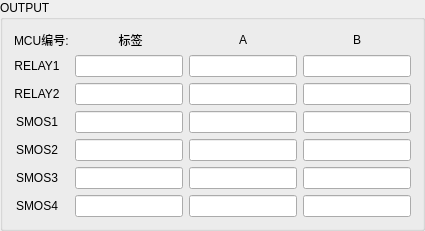
             <widget class="QGroupBox" name="groupBox_9">
              <property name="styleSheet">
               <string notr="true"/>
              </property>
              <property name="title">
               <string>OUTPUT</string>
              </property>
              <layout class="QGridLayout" name="gridLayout_13">
               <item row="0" column="3">
                <widget class="QLabel" name="label_29">
                 <property name="text">
                  <string>A</string>
                 </property>
                 <property name="alignment">
                  <set>Qt::AlignCenter</set>
                 </property>
                </widget>
               </item>
               <item row="0" column="0" colspan="2">
                <widget class="QLabel" name="label_28">
                 <property name="text">
                  <string>MCU编号:</string>
                 </property>
                 <property name="alignment">
                  <set>Qt::AlignLeading|Qt::AlignLeft|Qt::AlignVCenter</set>
                 </property>
                </widget>
               </item>
               <item row="1" column="0">
                <widget class="QLabel" name="label_31">
                 <property name="text">
                  <string>RELAY1</string>
                 </property>
                 <property name="alignment">
                  <set>Qt::AlignCenter</set>
                 </property>
                </widget>
               </item>
               <item row="1" column="4">
                <widget class="QLineEdit" name="B_RELAY1_lineEdit">
                 <property name="minimumSize">
                  <size>
                   <width>0</width>
                   <height>20</height>
                  </size>
                 </property>
                 <property name="readOnly">
                  <bool>true</bool>
                 </property>
                </widget>
               </item>
               <item row="0" column="4">
                <widget class="QLabel" name="label_30">
                 <property name="text">
                  <string>B</string>
                 </property>
                 <property name="alignment">
                  <set>Qt::AlignCenter</set>
                 </property>
                </widget>
               </item>
               <item row="2" column="0">
                <widget class="QLabel" name="label_32">
                 <property name="text">
                  <string>RELAY2</string>
                 </property>
                 <property name="alignment">
                  <set>Qt::AlignCenter</set>
                 </property>
                </widget>
               </item>
               <item row="1" column="3">
                <widget class="QLineEdit" name="A_RELAY1_lineEdit">
                 <property name="minimumSize">
                  <size>
                   <width>0</width>
                   <height>20</height>
                  </size>
                 </property>
                 <property name="readOnly">
                  <bool>true</bool>
                 </property>
                </widget>
               </item>
               <item row="3" column="0">
                <widget class="QLabel" name="label_33">
                 <property name="text">
                  <string>SMOS1</string>
                 </property>
                 <property name="alignment">
                  <set>Qt::AlignCenter</set>
                 </property>
                </widget>
               </item>
               <item row="4" column="0">
                <widget class="QLabel" name="label_34">
                 <property name="text">
                  <string>SMOS2</string>
                 </property>
                 <property name="alignment">
                  <set>Qt::AlignCenter</set>
                 </property>
                </widget>
               </item>
               <item row="5" column="0">
                <widget class="QLabel" name="label_35">
                 <property name="text">
                  <string>SMOS3</string>
                 </property>
                 <property name="alignment">
                  <set>Qt::AlignCenter</set>
                 </property>
                </widget>
               </item>
               <item row="6" column="4">
                <widget class="QLineEdit" name="B_SMOS4_lineEdit">
                 <property name="minimumSize">
                  <size>
                   <width>0</width>
                   <height>20</height>
                  </size>
                 </property>
                 <property name="readOnly">
                  <bool>true</bool>
                 </property>
                </widget>
               </item>
               <item row="6" column="0">
                <widget class="QLabel" name="label_36">
                 <property name="text">
                  <string>SMOS4</string>
                 </property>
                 <property name="alignment">
                  <set>Qt::AlignCenter</set>
                 </property>
                </widget>
               </item>
               <item row="5" column="4">
                <widget class="QLineEdit" name="B_SMOS3_lineEdit">
                 <property name="minimumSize">
                  <size>
                   <width>0</width>
                   <height>20</height>
                  </size>
                 </property>
                 <property name="readOnly">
                  <bool>true</bool>
                 </property>
                </widget>
               </item>
               <item row="5" column="3">
                <widget class="QLineEdit" name="A_SMOS3_lineEdit">
                 <property name="minimumSize">
                  <size>
                   <width>0</width>
                   <height>20</height>
                  </size>
                 </property>
                 <property name="readOnly">
                  <bool>true</bool>
                 </property>
                </widget>
               </item>
               <item row="2" column="4">
                <widget class="QLineEdit" name="B_RELAY2_lineEdit">
                 <property name="minimumSize">
                  <size>
                   <width>0</width>
                   <height>20</height>
                  </size>
                 </property>
                 <property name="readOnly">
                  <bool>true</bool>
                 </property>
                </widget>
               </item>
               <item row="2" column="3">
                <widget class="QLineEdit" name="A_RELAY2_lineEdit">
                 <property name="minimumSize">
                  <size>
                   <width>0</width>
                   <height>20</height>
                  </size>
                 </property>
                 <property name="readOnly">
                  <bool>true</bool>
                 </property>
                </widget>
               </item>
               <item row="3" column="4">
                <widget class="QLineEdit" name="B_SMOS1_lineEdit">
                 <property name="minimumSize">
                  <size>
                   <width>0</width>
                   <height>20</height>
                  </size>
                 </property>
                 <property name="readOnly">
                  <bool>true</bool>
                 </property>
                </widget>
               </item>
               <item row="4" column="4">
                <widget class="QLineEdit" name="B_SMOS2_lineEdit">
                 <property name="minimumSize">
                  <size>
                   <width>0</width>
                   <height>20</height>
                  </size>
                 </property>
                 <property name="readOnly">
                  <bool>true</bool>
                 </property>
                </widget>
               </item>
               <item row="4" column="3">
                <widget class="QLineEdit" name="A_SMOS2_lineEdit">
                 <property name="minimumSize">
                  <size>
                   <width>0</width>
                   <height>20</height>
                  </size>
                 </property>
                 <property name="readOnly">
                  <bool>true</bool>
                 </property>
                </widget>
               </item>
               <item row="6" column="3">
                <widget class="QLineEdit" name="A_SMOS4_lineEdit">
                 <property name="minimumSize">
                  <size>
                   <width>0</width>
                   <height>20</height>
                  </size>
                 </property>
                 <property name="readOnly">
                  <bool>true</bool>
                 </property>
                </widget>
               </item>
               <item row="3" column="3">
                <widget class="QLineEdit" name="A_SMOS1_lineEdit">
                 <property name="minimumSize">
                  <size>
                   <width>0</width>
                   <height>20</height>
                  </size>
                 </property>
                 <property name="readOnly">
                  <bool>true</bool>
                 </property>
                </widget>
               </item>
               <item row="0" column="2">
                <widget class="QLabel" name="label_51">
                 <property name="maximumSize">
                  <size>
                   <width>16777215</width>
                   <height>50</height>
                  </size>
                 </property>
                 <property name="text">
                  <string> 标签</string>
                 </property>
                 <property name="alignment">
                  <set>Qt::AlignCenter</set>
                 </property>
                </widget>
               </item>
               <item row="1" column="2">
                <widget class="QLineEdit" name="RELAY1_label_lineEdit">
                 <property name="minimumSize">
                  <size>
                   <width>0</width>
                   <height>20</height>
                  </size>
                 </property>
                 <property name="maxLength">
                  <number>30</number>
                 </property>
                </widget>
               </item>
               <item row="2" column="2">
                <widget class="QLineEdit" name="RELAY2_label_lineEdit">
                 <property name="minimumSize">
                  <size>
                   <width>0</width>
                   <height>20</height>
                  </size>
                 </property>
                 <property name="maxLength">
                  <number>30</number>
                 </property>
                </widget>
               </item>
               <item row="3" column="2">
                <widget class="QLineEdit" name="SMOS1_label_lineEdit">
                 <property name="minimumSize">
                  <size>
                   <width>0</width>
                   <height>20</height>
                  </size>
                 </property>
                 <property name="maxLength">
                  <number>30</number>
                 </property>
                </widget>
               </item>
               <item row="4" column="2">
                <widget class="QLineEdit" name="SMOS2_label_lineEdit">
                 <property name="minimumSize">
                  <size>
                   <width>0</width>
                   <height>20</height>
                  </size>
                 </property>
                 <property name="maxLength">
                  <number>30</number>
                 </property>
                </widget>
               </item>
               <item row="5" column="2">
                <widget class="QLineEdit" name="SMOS3_label_lineEdit">
                 <property name="minimumSize">
                  <size>
                   <width>0</width>
                   <height>20</height>
                  </size>
                 </property>
                 <property name="maxLength">
                  <number>30</number>
                 </property>
                </widget>
               </item>
               <item row="6" column="2">
                <widget class="QLineEdit" name="SMOS4_label_lineEdit">
                 <property name="minimumSize">
                  <size>
                   <width>0</width>
                   <height>20</height>
                  </size>
                 </property>
                 <property name="maxLength">
                  <number>30</number>
                 </property>
                </widget>
               </item>
              </layout>
             </widget>
